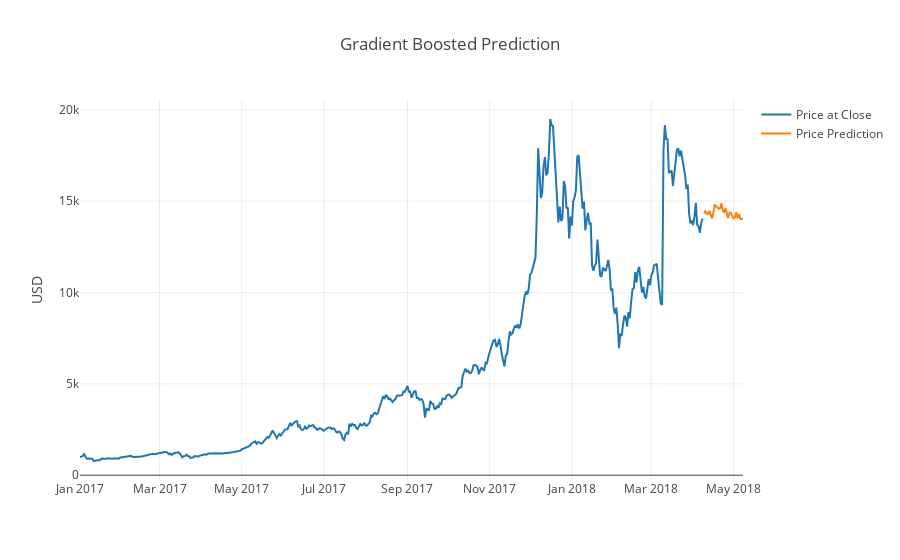

The notebook cell saved with this chart:
### Markdown cell above
**And finally, Price Prediction using the Gradient Boosted model **

### Code cell
model_rf = fitted_models['gb']
model_rf.fit(A_train, B_train)
prediction = model_rf.predict(A_btc_predict)

final_rf = pd.concat([btc_cur, btc_predict])
final_rf = final_rf.groupby('date').sum()

forecast_rf = btc_cur.iloc[-1].date + dt.timedelta(days=1)
date = pd.date_range(forecast_rf, periods=30, freq='D')
predictions = pd.DataFrame(prediction, columns=['prediction'], index=date)
final_rf = final_rf.append(predictions)
final_rf.index.names = ['date']
final_rf = final_rf.reset_index()

final_rf['prediction'] = final_rf['prediction'] + (final_rf['close'].iloc[-31] - final_rf['prediction'].iloc[-1])

t0 = g_obj.Scatter(x=final_rf['date'], y=final_rf['close'],name='Price at Close')

t1 = g_obj.Scatter(x=final_rf['date'], y=final_rf['prediction'],name='Price Prediction')

data = [t0, t1]
layout = g_obj.Layout(title='Gradient Boosted Prediction',yaxis={'title': 'USD','nticks': 10,},)
fig = g_obj.Figure(data=data, layout=layout)
py.iplot(fig, filename='random-forest-prediction')

### Figure 1 — Plotly figure (JSON) as saved in the notebook; plotly's stock layout.template omitted (floating-point values rounded to 4 significant figures; data arrays with more than 128 entries replaced by an {"elided": "..."} marker saying what was removed)
{"data": [{"name": "Price at Close", "type": "scatter", "x": {"elided": "493 str values"}, "y": {"elided": "493 float values"}}, {"name": "Price Prediction", "type": "scatter", "x": {"elided": "493 str values"}, "y": {"elided": "493 float values"}}], "layout": {"title": "Gradient Boosted Prediction", "yaxis": {"nticks": 10, "title": "USD"}}}
